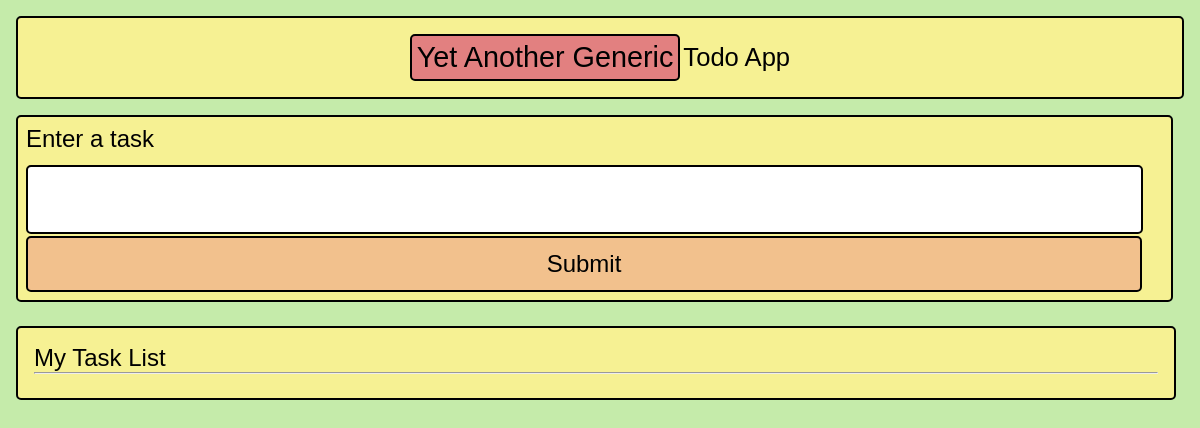
Before: / with the older database file.
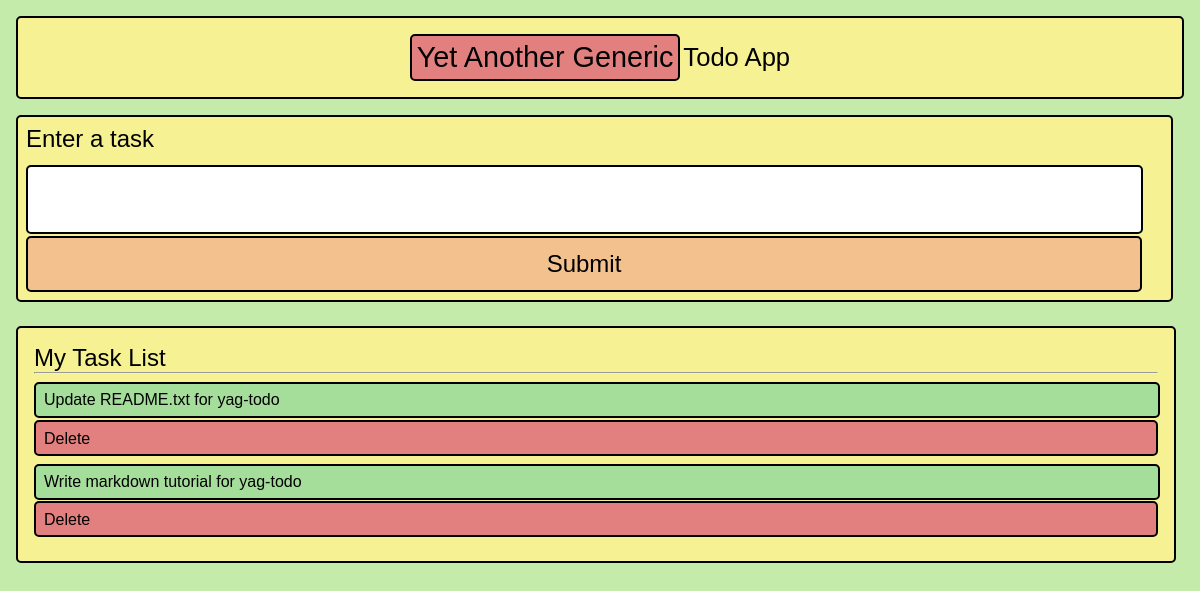
After: the same page with the newer database file.
### tables this page shows
CREATE TABLE todolist(id integer primary key autoincrement, task text null);

### app.py (the view)
@app.route("/", methods = ["POST", "GET"])
def index():
    db = get_db()
    tasks_getter = db.execute("select * from todolist")
    all_db_tasks = tasks_getter.fetchall()
    return render_template("index.html", all_db_tasks = all_db_tasks)

### database.py (called while the page is built)
def connect_to_db():
    sql_db = sqlite3.connect("C:/Users/achuz/Documents/Coding-Projects/yag-todo/todo-app/todoapp.db")
    sql_db.row_factory = sqlite3.Row
    return sql_db

def get_db():
    if not hasattr(g, "todo_db"):
        g.todo_db = connect_to_db()
    return g.todo_db

### templates/index.html (shortened to what this page needs)
<!DOCTYPE html>
<html lang="en">
  <head>
    <link rel="stylesheet" href="static/index.css" />
  </head>
  <body>
    <div class="box1">
      <header>
        <div class="logo-title">
          <p>Yet Another Generic</p>
        </div>
        <p class="app-name">Todo App</p>
      </header>
    </div>
    <div class="box2">
      <form action="/add_task" method="POST">
        <div class="form1">
          <label for="taskfield" class="form1-label">Enter a task</label>
          <input
            type="text"
            class="form1-input"
            id="taskfield"
            name="user_task"
          />
          <button type="submit" class="submit-btn">Submit</button>
        </div>
      </form>
    </div>
    <div class="box3">
      <p class="box3-title">My Task List</p>
      <hr />
      <div class="box3-tasks">
        {% for task in all_db_tasks %}
        <div class="ui-tasks">
          <span>{{task["task"]}}</span>
        </div>
        <a href="{{url_for('delete_task', id = task['id'])}}" class="delete-btn"
          >Delete</a
        >
        {% endfor%}
      </div>
    </div>
  </body>
</html>

### static/index.css (style rules this page uses)
* { margin: 0; font-family: sans-serif; }
body { background-color: #c5ebaa; }
.box1 { background-color: #f6f193; display: flex; flex-direction: row; justify-content: center; padding: 1em; margin: 1em; border: 2px solid; border-radius: 5px; }
header { display: flex; flex-direction: row; justify-content: center; align-items: center; }
.app-name { display: flex; flex-direction: row; justify-content: center; font-size: 1.6em; }
.logo-title { border: 2px solid #000; padding: 0.3em; border-radius: 5px; background-color: #e28080; margin-right: 0.2em; }
.logo-title p { color: #000; font-size: 1.8em; }
.box2 { display: flex; flex-direction: row; justify-content: baseline; margin: 1em; }
.form1 { display: flex; flex-direction: column; justify-content: baseline; margin-bottom: 0.5em; width: 100%; border: 2px solid; border-radius: 5px; padding: 0.5em; background-color: #f6f193; }
.form1-label { margin-bottom: 0.5em; font-size: 1.5em; }
.form1-input { box-sizing: border-box; padding: 1em; border-radius: 5px; border: 2px solid; width: calc(100vw - 4em); font-size: 1.3em; margin-bottom: 0.1em; }
.submit-btn { background-color: #f2c18d; padding: 0.5em; border-radius: 5px; border: 2px solid #000; font-size: 1.5em; width: calc(100vw - 3.5em); }
.box3 { display: flex; flex-direction: column; justify-content: baseline; margin: 1em; box-sizing: border-box; padding: 1em; background-color: #f6f193; border: 2px solid; border-radius: 5px; width: calc(100vw - 2.5em); }
.box3-title { font-size: 1.5em; }
.box3-tasks { display: flex; flex-direction: column; justify-content: center; }
.ui-tasks { display: flex; flex-direction: row; justify-content: space-between; align-items: center; margin-bottom: 0.1em; margin-right: 0.1em; border: 2px solid; border-radius: 5px; padding: 0.5em; background-color: #a5dd9b; width: calc(100vw - 5.9em); height: 1em; }
hr { margin-bottom: 0.5em; }
.delete-btn { background-color: #e28080; padding: 0.5em; border-radius: 5px; border: 2px solid #000; font-size: 1em; margin-bottom: 0.5em; color: #000; text-decoration: none; align-items: center; height: 1em; }

Changed rows visible on the page:
added todolist: task "Update README.txt for yag-todo"
added todolist: task "Write markdown tutorial for yag-todo"
